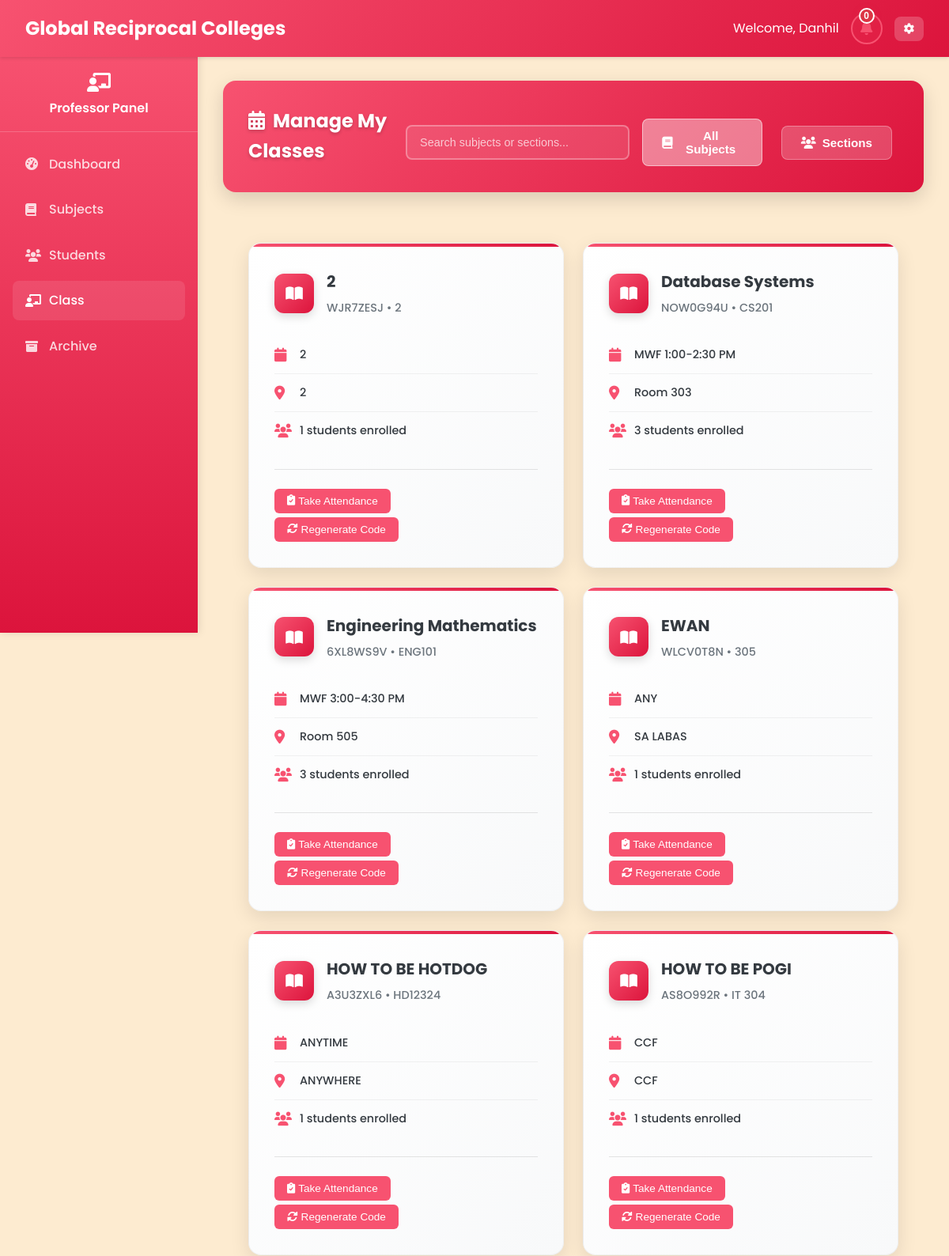
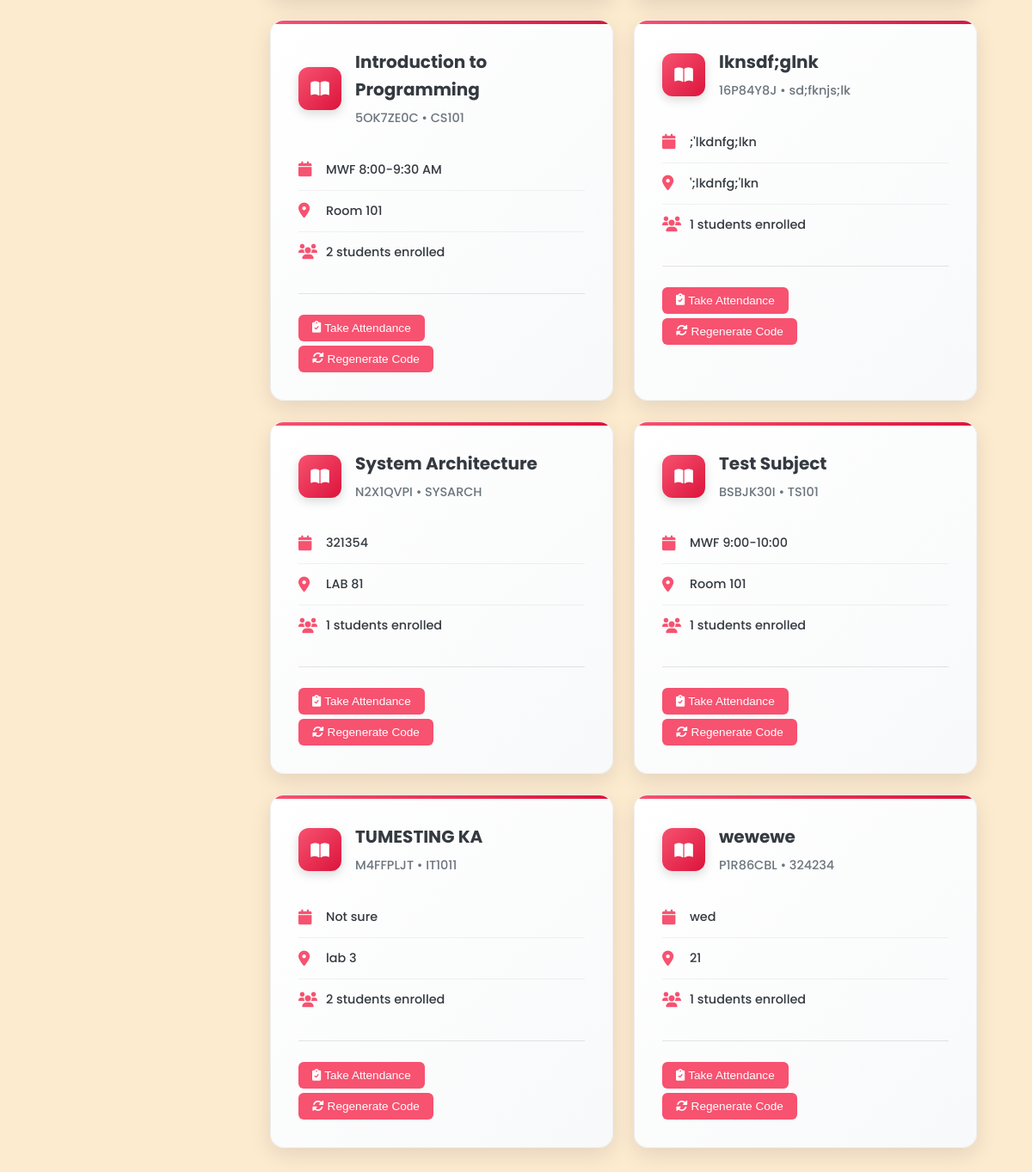
/Professor/professor_manage_schedule.php (signed in), run on the app's committed database (2 pictures, top to bottom).
### tables this page shows
CREATE TABLE `classes` (
  `class_id` varchar(20) NOT NULL,
  `class_name` varchar(100) NOT NULL,
  `class_code` varchar(20) NOT NULL,
  `subject_id` varchar(20) DEFAULT NULL,
  `professor_id` varchar(20) DEFAULT NULL,
  `schedule` varchar(100) DEFAULT NULL,
  `room` varchar(50) DEFAULT NULL,
  `created_at` datetime NOT NULL,
  `updated_at` datetime NOT NULL,
  `section` varchar(10) DEFAULT NULL,
  `semester_id` int(11) DEFAULT NULL,
  `status` enum('active','archived') DEFAULT 'active',
  `school_year_semester_id` int(11) DEFAULT NULL
);

CREATE TABLE `subjects` (
  `subject_id` varchar(20) NOT NULL,
  `subject_name` varchar(100) NOT NULL,
  `subject_code` varchar(20) NOT NULL,
  `description` text DEFAULT NULL,
  `credits` int(11) NOT NULL,
  `duration_id` int(11) DEFAULT NULL,
  `created_at` datetime NOT NULL,
  `updated_at` datetime NOT NULL,
  `semester_id` int(11) DEFAULT NULL
);

### Professor/professor_manage_schedule.php (the view, shortened to what this page needs)
<?php
require_once '../php/db.php';
$professor_id = $_SESSION['user_id'];
$query = "SELECT s.*, c.class_id, c.class_code, c.schedule, c.room, c.section
          FROM subjects s
          JOIN classes c ON s.subject_id = c.subject_id
          WHERE c.professor_id = ? AND c.status = 'active'
          ORDER BY s.subject_name ASC, c.section ASC";
$stmt = $pdo->prepare($query);
$stmt->execute([$professor_id]);
$subjects = $stmt->fetchAll();
$enrollment_counts = [];
foreach ($subjects as $subject) {
    $stmt = $pdo->prepare("SELECT COUNT(*) as count FROM student_classes sc
                          JOIN classes c ON sc.class_id = c.class_id
                          WHERE c.subject_id = ?");
    $stmt->execute([$subject['subject_id']]);
    $enrollment_counts[$subject['subject_id']] = $stmt->fetch()['count'];
}
?>
<!DOCTYPE html>
<html lang="en">
<head>
    <link rel="stylesheet" href="../css/styles_fixed.css">
    <link rel="stylesheet" href="https://cdnjs.cloudflare.com/ajax/libs/font-awesome/6.0.0/css/all.min.css">
</head>
<body>
    <?php include '../includes/navbar_professor.php'; ?>
    <?php include '../includes/sidebar_professor.php'; ?>
    <main class="main-content">
        <div class="table-header-enhanced">
            <h2 class="table-title-enhanced"><i class="fas fa-calendar-alt" style="margin-right: 10px;"></i>Manage My Classes</h2>
            <div class="table-actions-enhanced">
                <input type="search" id="searchInput" class="search-input-enhanced" placeholder="Search subjects or sections..." aria-label="Search subjects or sections" onkeyup="filterSubjects()">
                <button class="stat-primary-btn view-btn active" id="allSubjectsBtn" onclick="switchView('allSubjects')">
                    <i class="fas fa-book"></i> All Subjects
                </button>
                <button class="stat-primary-btn view-btn" id="sectionsBtn" onclick="switchView('sections')">
                    <i class="fas fa-users"></i> Sections
                </button>
            </div>
        </div>
        <div class="dashboard-container">
            <?php if (empty($subjects)): ?>
                <div class="no-data">
                    <p>No classes found. Create your first class to get started.</p>
                    <button class="stat-primary-btn" onclick="openModal('addSubjectModal')">
                        <i class="fas fa-plus"></i> Add New Class
                    </button>
                </div>
            <?php else: ?>
                <div class="stats-grid">
                    <?php foreach ($subjects as $subject): ?>
                    <div class="stat-card-enhanced" onclick="viewClassDetails('<?php echo $subject['class_id']; ?>', '<?php echo $subject['subject_name']; ?>')">
                        <div class="stat-header-enhanced">
                            <div class="stat-icon-enhanced">
                                <i class="fas fa-book-open"></i>
                            </div>
                            <div class="stat-info-enhanced">
                                <h3 class="stat-title-enhanced"><?php echo $subject['subject_name']; ?></h3>
                                <span class="stat-subtitle-enhanced"><?php echo $subject['class_code']; ?> • <?php echo $subject['subject_code']; ?></span>
                            </div>
                        </div>
                        <div class="stat-details-enhanced">
                            <div class="stat-detail-enhanced">
                                <i class="fas fa-calendar stat-detail-icon"></i>
                                <span class="stat-detail-text"><?php echo $subject['schedule']; ?></span>
                            </div>
                            <div class="stat-detail-enhanced">
                                <i class="fas fa-map-marker-alt stat-detail-icon"></i>
                                <span class="stat-detail-text"><?php echo $subject['room']; ?></span>
                            </div>
                            <div class="stat-detail-enhanced">
                                <i class="fas fa-users stat-detail-icon"></i>
                                <span class="stat-detail-text"><?php echo $enrollment_counts[$subject['subject_id']] ?? 0; ?> students enrolled</span>
                            </div>
                        </div>
                        <div class="stat-actions-enhanced">
                            <button class="stat-action-btn" style="margin-bottom:5px;" onclick="event.stopPropagation(); openAttendanceModal('<?php echo $subject['class_id']; ?>', '<?php echo $subject['subject_name']; ?>')">
                                <i class="fas fa-clipboard-check"></i> Take Attendance
                            </button>
                            <button class="stat-action-btn" onclick="event.stopPropagation(); regenerateCode('<?php echo $subject['subject_id']; ?>')">
                                <i class="fas fa-sync-alt"></i> Regenerate Code
                            </button>
                        </div>
                    </div>
                    <?php endforeach; ?>
                </div>
            <?php endif; ?>
        </div>
    </main>
</body>
</html>

### css/styles_fixed.css (style rules this page uses)
:root { --primary: #F75270; --primary-dark: #DC143C; --primary-light: #F7CAC9; --secondary: #F75270; --accent: #F7CAC9; --light: #FDEBD0; --dark: #343a40; --gray: #6c757d; --light-gray: #F7CAC9; --success: #F7CAC9; --warning: #FDEBD0; --danger: #DC143C; --info: #F75270; }
* { margin: 0; padding: 0; box-sizing: border-box; }
body { font-family: 'Poppins', sans-serif; background-color: var(--light); color: var(--dark); line-height: 1.6; }
.main-content { margin-top: 70px; padding: 2rem; min-height: calc(100vh - 70px); background: var(--light); transition: margin-left 0.3s ease; }
.main-content { margin-left: 250px; margin-top: 70px; padding: 2rem; min-height: calc(100vh - 70px); background: var(--light); transition: margin-left 0.3s ease, padding 0.3s ease; }
.dashboard-container { max-width: 1200px; margin: 0 auto; padding: 2rem; }
.stats-grid { display: grid; grid-template-columns: repeat(auto-fill, minmax(350px, 1fr)); gap: 2rem; margin-bottom: 2rem; }
.stat-card-enhanced { background: linear-gradient(135deg, #ffffff 0%, #f8f9fa 100%); border-radius: 16px; padding: 2rem; box-shadow: 0 8px 25px rgba(0, 0, 0, 0.1); border: 1px solid rgba(0, 0, 0, 0.05); transition: all 0.3s ease; position: relative; overflow: hidden; }
.stat-card-enhanced::before { content: ''; position: absolute; top: 0; left: 0; right: 0; height: 4px; background: linear-gradient(90deg, var(--primary) 0%, var(--primary-dark) 100%); }
.stat-header-enhanced { display: flex; align-items: center; gap: 1rem; margin-bottom: 1.5rem; }
.stat-icon-enhanced { width: 50px; height: 50px; background: linear-gradient(135deg, var(--primary) 0%, var(--primary-dark) 100%); border-radius: 12px; display: flex; align-items: center; justify-content: center; color: white; font-size: 1.2rem; box-shadow: 0 4px 12px rgba(0, 0, 0, 0.15); }
.stat-info-enhanced { flex: 1; }
.stat-title-enhanced { font-size: 1.25rem; font-weight: 700; color: var(--dark); margin: 0 0 0.25rem 0; }
.stat-subtitle-enhanced { font-size: 0.9rem; color: var(--gray); font-weight: 500; }
.stat-actions-enhanced { border-top: 1px solid rgba(0, 0, 0, 0.1); padding-top: 1.5rem; }
.stat-action-btn { background: var(--primary); color: white; border: none; padding: 0.5rem 1rem; border-radius: 6px; cursor: pointer; font-size: 0.85rem; font-weight: 500; display: flex; align-items: center; gap: 0.25rem; transition: background-color 0.2s; }
.stat-primary-btn { background: linear-gradient(135deg, var(--primary) 0%, var(--primary-dark) 100%); color: white; border: none; padding: 0.75rem 1.5rem; border-radius: 8px; cursor: pointer; font-size: 0.95rem; font-weight: 600; display: inline-flex; align-items: center; gap: 0.5rem; transition: transform 0.2s, box-shadow 0.2s; }
.table-header-enhanced { background: linear-gradient(135deg, var(--primary) 0%, var(--primary-dark) 100%); padding: 2rem; border-radius: 16px; margin-bottom: 2rem; box-shadow: 0 8px 25px rgba(0, 0, 0, 0.15); display: flex; justify-content: space-between; align-items: center; }
.table-title-enhanced { color: white; font-size: 1.5rem; font-weight: 700; margin: 0; text-shadow: 0 2px 4px rgba(0, 0, 0, 0.2); }
.table-actions-enhanced { display: flex; gap: 1rem; }

### includes/sidebar_professor.php (style rules this page uses)
.main-content { margin-left: 250px; padding: 2rem; width: calc(100% - 250px); box-sizing: border-box; }

### data on the page
classes: subject.subject_name "2", class_code "WJR7ZESJ", subject.subject_code "2", schedule "2", room "2", subject.duration_id "1"
classes: subject.subject_name "Database Systems", class_code "NOW0G94U", subject.subject_code "CS201", schedule "MWF 1:00-2:30 PM", room "Room 303", subject_id "3"
classes: subject.subject_name "Engineering Mathematics", class_code "6XL8WS9V", subject.subject_code "ENG101", schedule "MWF 3:00-4:30 PM", room "Room 505", subject_id "3"
classes: subject.subject_name "EWAN", class_code "WLCV0T8N", subject.subject_code "305", schedule "ANY", room "SA LABAS", subject_id "1"
classes: subject.subject_name "HOW TO BE HOTDOG", class_code "A3U3ZXL6", subject.subject_code "HD12324", schedule "ANYTIME", room "ANYWHERE", subject_id "1"
classes: subject.subject_name "HOW TO BE POGI", class_code "AS8O992R", subject.subject_code "IT 304", schedule "CCF", room "CCF", subject_id "1"
classes: subject.subject_name "Introduction to Programming", class_code "5OK7ZE0C", subject.subject_code "CS101", schedule "MWF 8:00-9:30 AM", room "Room 101", subject.subject_id "2"
classes: subject.subject_name "lknsdf;glnk", class_code "16P84Y8J", subject.subject_code "sd;fknjs;lk", schedule ";'lkdnfg;lkn", room "';lkdnfg;'lkn", subject_id "1"
classes: subject.subject_name "System Architecture", class_code "N2X1QVPI", subject.subject_code "SYSARCH", schedule "321354", room "LAB 81", subject_id "1"
classes: subject.subject_name "Test Subject", class_code "BSBJK30I", subject.subject_code "TS101", schedule "MWF 9:00-10:00", room "Room 101", subject_id "1"
classes: subject.subject_name "TUMESTING KA", class_code "M4FFPLJT", subject.subject_code "IT1011", schedule "Not sure", room "lab 3", subject.subject_id "2"
classes: subject.subject_name "wewewe", class_code "P1R86CBL", subject.subject_code "324234", schedule "wed", room "21", subject_id "1"

### other printed values
$prof_name "Danhil"
